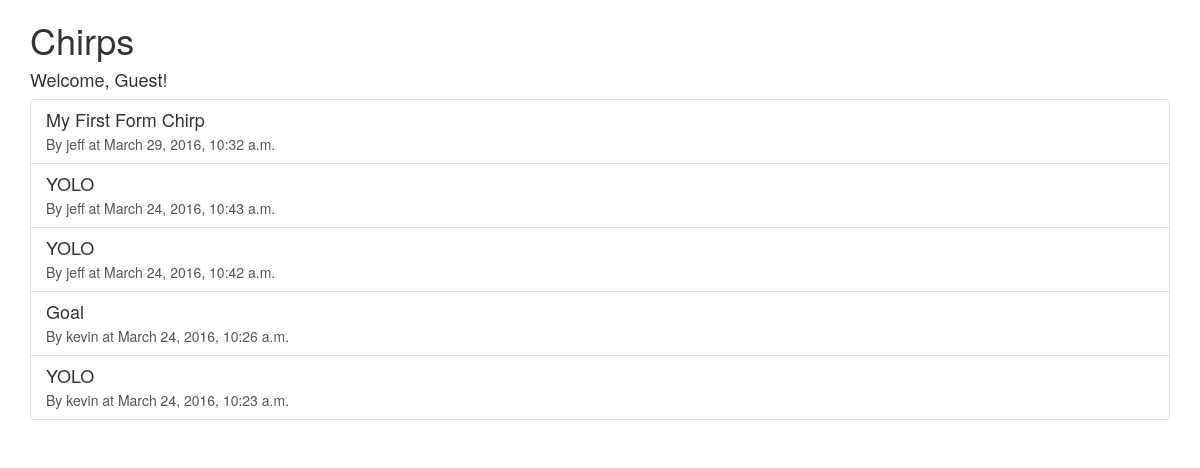
Page /chirps/ on the earlier database version.
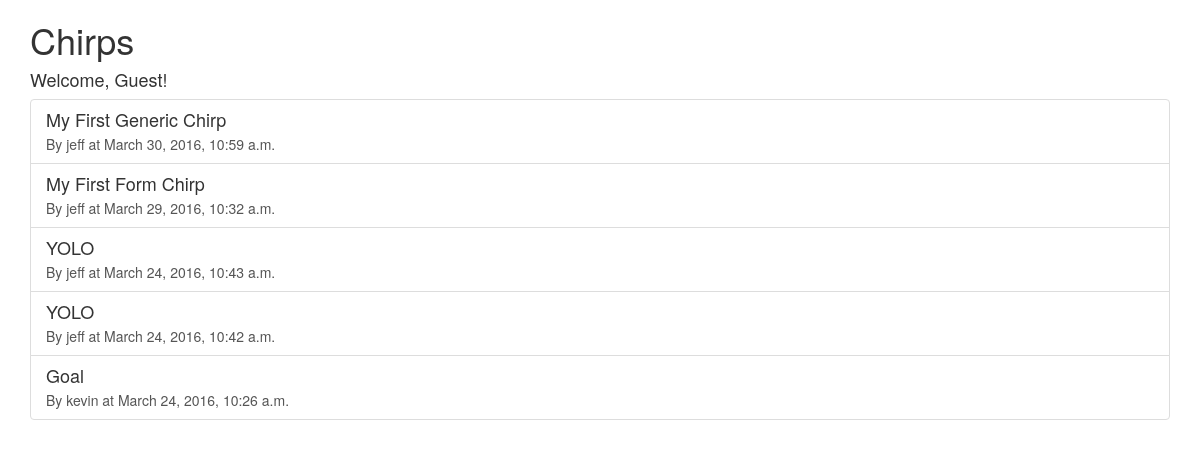
Same page on the later database version.
### chirps/models.py (models this page shows, shortened)
class Chirp(models.Model):
    message = models.CharField(max_length=150)
    subject = models.CharField(max_length=50, help_text="Short version as a title of longer chirp message")
    created_at = models.DateTimeField(auto_now_add=True, db_index=True,
                                      verbose_name="Created")
    modified_at = models.DateTimeField(auto_now=True)
    user = models.ForeignKey(User)
    image = models.ImageField(upload_to="profile/", null=True, blank=True)
    archived = models.BooleanField(default=False)

### chirps/views.py (the view)
class ChirpList(ListView):
    model = Chirp
    queryset = Chirp.objects.order_by("-created_at")
    paginate_by = 5

### chirps/templates/chirps/chirp_list.html (shortened to what this page needs)
{% extends "base.html" %}
{% load bootstrap3 %}
{% block content %}
        <h1>Chirps</h1>
        {% if user.is_authenticated %}
            <h4>Welcome, {{ user.username }}!</h4>
        {% else %}
            <h4>Welcome, Guest!</h4>
        {% endif %}
        {% if chirp_list %}
        <div class="list-group">
            {% for chirp in chirp_list %}
                <a href="{% url 'chirp_detail' chirp.id %}" class="list-group-item">
                <h4 class="list-group-item-heading">{{ chirp.subject }}</h4>
                <p class="list-group-item-text">By {{ chirp.user }} at {{ chirp.created_at }}</p>
                </a>
            {% endfor %}
        </div>
        {% else %}
            <h2>No chirps found</h2>
        {% endif %}
{% endblock %}

Differences in the rows shown:
no longer on this page (row unchanged): Chirp: subject "YOLO", user "kevin", created_at "March 24, 2016, 10:23 a.m."
added Chirp: subject "My First Generic Chirp", user "jeff", created_at "March 30, 2016, 10:59 a.m."
